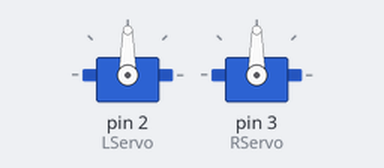
Recording of a sketch running on a simulated Arduino Uno, built with avr-gcc and run on an emulated ATmega328P. Parts: 2 × servo.

Above: at 0.05 s.
Timing chart, 0 to 81.9 s (numbered marks = the images above):
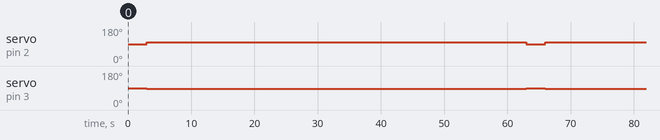

The sketch:

clock_wise.ino
```cpp
#include <Servo.h>

Servo LServo;
Servo RServo;

void setup() {
  // put your setup code here, to run once:
  LServo.attach(2);
  RServo.attach(3);
}

void loop() {
  // put your main code here, to run repeatedly:
  LServo.write(90);
  RServo.write(90);
  delay(3000);
  LServo.write(100);
  RServo.write(85);
  delay(60000);
}
```

Measured:
- by itself, servo on pin 2 (LServo): alternates 100° for 60.0 s and 90° for 3.0 s
- by itself, servo on pin 3 (RServo): alternates 90° for 3.0 s and 85° for 60.0 s
